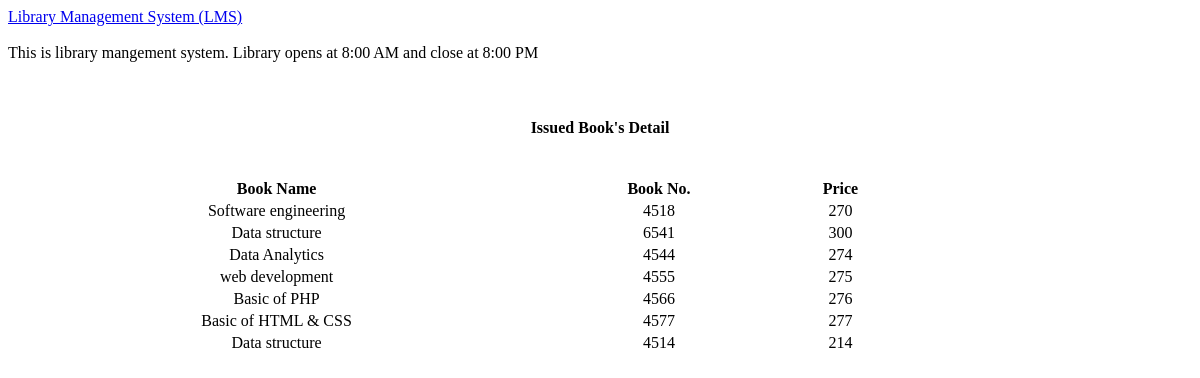
The app's page /view_books.php with its own data.
### tables this page shows
CREATE TABLE `books` (
  `book_id` int(11) NOT NULL,
  `book_name` varchar(250) NOT NULL,
  `author_id` int(11) NOT NULL,
  `cat_id` int(11) NOT NULL,
  `book_no` int(11) NOT NULL,
  `book_price` int(11) NOT NULL
);

### view_books.php (the view, shortened to what this page needs)
<?php
	require('reusable/header.php');
	include('reusable/conn.php');
	$query = "select * from books";
?>
	<nav class="navbar navbar-expand-lg navbar-dark bg-dark">
		<div class="container-fluid">
			<div class="navbar-header">
				<a class="navbar-brand" href="index.php">Library Management System (LMS)</a>
			</div>
		</div>
	</nav><br>
	<span><marquee>This is library mangement system. Library opens at 8:00 AM and close at 8:00 PM</marquee></span><br><br>
		<center><h4>Issued Book's Detail</h4><br></center>
		<div class="row">
			<div class="col-md-8">
				<form>
					<table class="table-bordered" width="900px" style="text-align: center">
					<table class="table-bordered" width="900px" style="text-align: center">
						<tr>
							<th>Book Name</th>
							<th>Book No.</th>
							<th>Price</th>
						</tr>
					<?php
						$query_run = mysqli_query($connection,$query);
						while ($row = mysqli_fetch_assoc($query_run)){
							?>
							<tr>
							<td><?php echo $row['book_name'];?></td>
							<td><?php echo $row['book_no'];?></td>
							<td><?php echo $row['book_price'];?></td>
						</tr>
					<?php
						}
					?>
				</table>
				</form>
			</div>
		</div>
<?php
	require('reusable/footer.php');
?>

### reusable/header.php (shortened to what this page needs)
<!DOCTYPE html>
<html>
<head>
    <link rel="stylesheet" type="text/css" href="reusable/css/styles.css">
</head>
<body>

### reusable/footer.php
</body>
</html>

### records on screen
books: book_name "Software engineering", book_no "4518", book_price "270"
books: book_name "Data structure", book_no "6541", book_price "300"
books: book_name "Data Analytics", book_no "4544", book_price "274"
books: book_name "web development", book_no "4555", book_price "275"
books: book_name "Basic of PHP", book_no "4566", book_price "276"
books: book_name "Basic of HTML & CSS", book_no "4577", book_price "277"
books: book_name "Data structure", book_no "4514", book_price "214"
